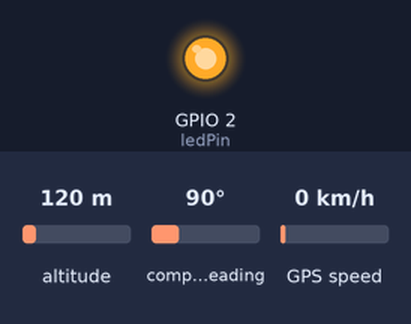
Bench run of a sketch on a simulated ESP32. On the bench: output pins drawn as LEDs (lit = HIGH). The test bench sets the inputs (shaded band); at power-on: altitude 120 m, compass heading 90°, GPS speed 0 km/h. WiFi joins after 1.5 s; servers stay silent unless stated; uploads are accepted with an empty reply; the GPS gets a fix after 3 s at 37.7749, -122.4194 with 8 satellites; what the sketch prints to the serial monitor is not drawn.

Above: at 15.8 s.
At 30.26 s:
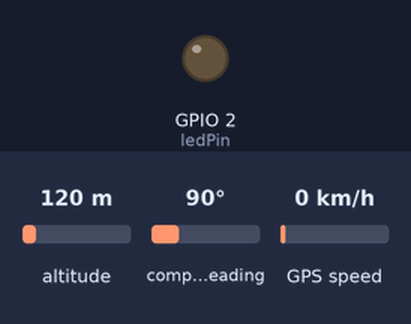
Timing chart, 0 to 40.9 s (numbered marks = the images above):
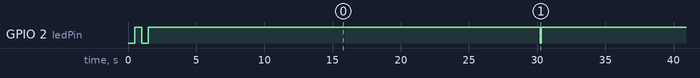

The sketch:

esp32_gps_tracker.ino
```cpp
#include <WiFi.h>
#include <HTTPClient.h>
#include <ArduinoJson.h>
#include <TinyGPS++.h>

// ===========================================
// CONFIGURATION SECTION - UPDATE THESE VALUES
// ===========================================

// WiFi Configuration - UPDATE THESE FOR YOUR NETWORK
const char* ssid = "Fifi";           // Change this to your WiFi network name
const char* password = "01230428";   // Change this to your WiFi password

// Server Configuration - UPDATE THIS TO YOUR COMPUTER'S IP
const char* serverUrl = "http://172.20.10.2:5000/api/luggage/update-location/";
const int luggageId = 1; // Change this to match your luggage ID

// Zambia Default Coordinates (Lusaka area)
const double ZAMBIA_DEFAULT_LAT = -15.3875;  // Lusaka latitude
const double ZAMBIA_DEFAULT_LNG = 28.3228;   // Lusaka longitude

// ===========================================
// END CONFIGURATION SECTION
// ===========================================

// GPS Configuration for ESP32 DevKit
#define GPS_RX 16  // G16 pin on your board
#define GPS_TX 17  // G17 pin on your board
HardwareSerial gpsSerial(2); // Use UART2

TinyGPSPlus gps;

// Timing
unsigned long lastUpdate = 0;
const unsigned long updateInterval = 30000; // Update every 30 seconds

// GPS Quality Settings
const int MIN_SATELLITES = 4;  // Minimum satellites for good GPS fix
const float MIN_ACCURACY = 10.0; // Minimum accuracy in meters

// LED for status indication
const int ledPin = 2; // Built-in LED on most ESP32 boards

void setup() {
  Serial.begin(115200);
  gpsSerial.begin(9600, SERIAL_8N1, GPS_RX, GPS_TX);

  pinMode(ledPin, OUTPUT);
  digitalWrite(ledPin, LOW);

  Serial.println("ESP32 GPS Tracker Starting...");
  Serial.println("Configured for Zambia location");

  // Connect to WiFi
  WiFi.begin(ssid, password);
  Serial.println("Connecting to WiFi...");

  while (WiFi.status() != WL_CONNECTED) {
    delay(500);
    Serial.print(".");
    digitalWrite(ledPin, !digitalRead(ledPin)); // Blink LED while connecting
  }

  digitalWrite(ledPin, HIGH); // Solid LED when connected
  Serial.println("\nWiFi connected!");
  Serial.print("IP address: ");
  Serial.println(WiFi.localIP());

  Serial.println("Waiting for GPS signal...");
  Serial.println("Make sure GPS module has clear view of sky");
}

void loop() {
  // Read GPS data
  while (gpsSerial.available() > 0) {
    if (gps.encode(gpsSerial.read())) {
      displayInfo();
    }
  }

  // Check if GPS is working
  if (millis() > 5000 && gps.charsProcessed() < 10) {
    Serial.println("No GPS detected. Check wiring.");
    Serial.println("Please check:");
    Serial.println("1. GPS module is connected to pins 16 (RX) and 17 (TX)");
    Serial.println("2. GPS module is powered (VCC to 3.3V, GND to GND)");
    Serial.println("3. GPS module has clear view of sky");
    digitalWrite(ledPin, LOW);
    while(true);
  }

  // Send GPS data to server periodically
  if (millis() - lastUpdate > updateInterval) {
    if (gps.location.isValid() && gps.satellites.value() >= MIN_SATELLITES) {
      sendGPSData();
      lastUpdate = millis();
    } else {
      Serial.println("GPS location not valid yet or insufficient satellites...");
      Serial.print("Satellites: ");
      Serial.println(gps.satellites.value());
    }
  }

  // Check WiFi connection and reconnect if needed
  if (WiFi.status() != WL_CONNECTED) {
    Serial.println("WiFi connection lost. Reconnecting...");
    WiFi.reconnect();
    delay(5000);
  }
}

void displayInfo() {
  if (gps.location.isValid()) {
    Serial.print("Latitude: ");
    Serial.println(gps.location.lat(), 6);
    Serial.print("Longitude: ");
    Serial.println(gps.location.lng(), 6);
  } else {
    Serial.println("Location: Not Available");
  }

  Serial.print("Satellites: ");
  Serial.println(gps.satellites.value());

  Serial.print("Date: ");
  if (gps.date.isValid()) {
    Serial.print(gps.date.month());
    Serial.print("/");
    Serial.print(gps.date.day());
    Serial.print("/");
    Serial.println(gps.date.year());
  } else {
    Serial.println("Not Available");
  }

  Serial.print("Time: ");
  if (gps.time.isValid()) {
    if (gps.time.hour() < 10) Serial.print(F("0"));
    Serial.print(gps.time.hour());
    Serial.print(":");
    if (gps.time.minute() < 10) Serial.print(F("0"));
    Serial.print(gps.time.minute());
    Serial.print(":");
    if (gps.time.second() < 10) Serial.print(F("0"));
    Serial.println(gps.time.second());
  } else {
    Serial.println("Not Available");
  }

  Serial.println();
}

void sendGPSData() {
  if (WiFi.status() == WL_CONNECTED) {
    HTTPClient http;

    // Create JSON payload with additional GPS quality data
    StaticJsonDocument<300> doc;
    doc["latitude"] = gps.location.lat();
    doc["longitude"] = gps.location.lng();
    doc["satellites"] = gps.satellites.value();
    doc["altitude"] = gps.altitude.meters();
    doc["speed"] = gps.speed.kmph();
    doc["timestamp"] = String(gps.date.year()) + "-" +
                      String(gps.date.month()) + "-" +
                      String(gps.date.day()) + " " +
                      String(gps.time.hour()) + ":" +
                      String(gps.time.minute()) + ":" +
                      String(gps.time.second());

    String jsonString;
    serializeJson(doc, jsonString);

    // Create URL with luggage ID
    String url = String(serverUrl) + String(luggageId);

    Serial.println("Sending GPS data to: " + url);
    Serial.println("Data: " + jsonString);

    http.begin(url);
    http.addHeader("Content-Type", "application/json");

    int httpResponseCode = http.POST(jsonString);

    if (httpResponseCode > 0) {
      String response = http.getString();
      Serial.println("HTTP Response code: " + String(httpResponseCode));
      Serial.println("Response: " + response);

      // Blink LED to indicate successful transmission
      digitalWrite(ledPin, LOW);
      delay(100);
      digitalWrite(ledPin, HIGH);
    } else {
      Serial.println("Error on sending POST: " + http.errorToString(httpResponseCode));
      Serial.println("Check if your server is running on the correct IP and port");
      // Rapid blink to indicate error
      for(int i = 0; i < 3; i++) {
        digitalWrite(ledPin, LOW);
        delay(200);
        digitalWrite(ledPin, HIGH);
        delay(200);
      }
    }

    http.end();
  } else {
    Serial.println("WiFi not connected");
  }
}

// Optional: Add a simple web server for configuration
#include <WebServer.h>
WebServer server(80);

void setupWebServer() {
  server.on("/", handleRoot);
  server.on("/config", handleConfig);
  server.begin();
  Serial.println("Web server started on port 80");
}

void handleRoot() {
  String html = "<html><body>";
  html += "<h1>ESP32 GPS Tracker - Zambia</h1>";
  html += "<p>GPS Status: " + String(gps.location.isValid() ? "Valid" : "Invalid") + "</p>";
  html += "<p>Latitude: " + String(gps.location.lat(), 6) + "</p>";
  html += "<p>Longitude: " + String(gps.location.lng(), 6) + "</p>";
  html += "<p>Satellites: " + String(gps.satellites.value()) + "</p>";
  html += "<p>Altitude: " + String(gps.altitude.meters()) + "m</p>";
  html += "<p>Speed: " + String(gps.speed.kmph()) + " km/h</p>";
  html += "<p>WiFi: " + WiFi.SSID() + "</p>";
  html += "<p>IP: " + WiFi.localIP().toString() + "</p>";
  html += "<p>Server: " + String(serverUrl) + String(luggageId) + "</p>";
  html += "</body></html>";
  server.send(200, "text/html", html);
}

void handleConfig() {
  // Add configuration page here if needed
  server.send(200, "text/plain", "Configuration page");
} 
```

Measured:
- by itself, GPIO 2 (ledPin): repeats every 28.8 s: HIGH 28.7 s, LOW 0.10 s
